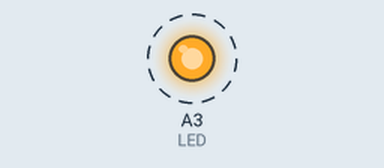
The sketch below on a simulated Arduino Uno, built with avr-gcc and run on an emulated ATmega328P. On the bench: output pins drawn as LEDs (lit = HIGH). Dashed ring = blinking.

Above: at 0.2 s.
Timing chart, 0 to 3.0 s (numbered marks = the images above):
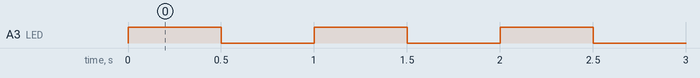

The sketch:

LED.ino
```cpp
#define LED A3
void setup() {
  // initialize the digital pin2 as an output.
  pinMode(LED, OUTPUT);
}

void loop() {
  digitalWrite(LED, HIGH);   // set the LED on
  delay(500);               // for 500ms
  digitalWrite(LED, LOW);   // set the LED off
  delay(500);
}
```

Measured:
- by itself, A3 (LED): alternates HIGH for 0.50 s and LOW for 0.50 s
